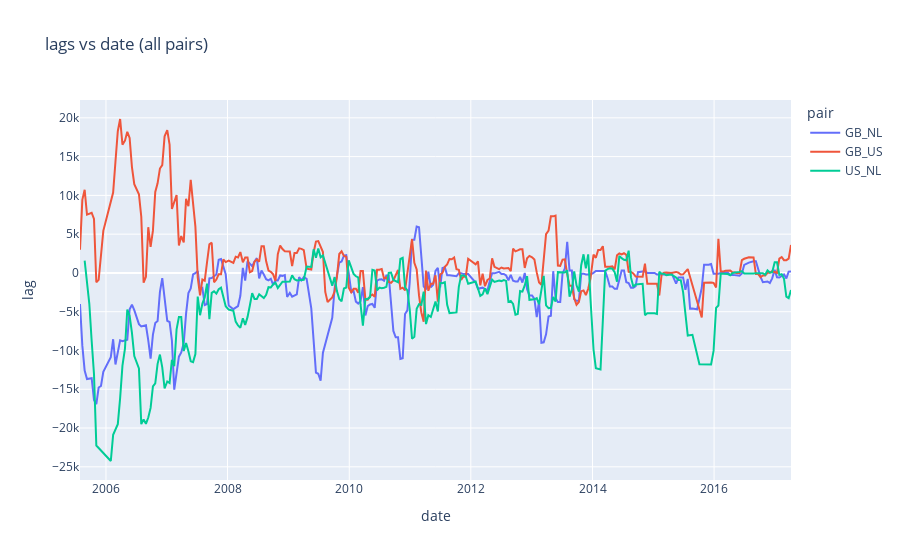

The code cell stored with this chart in its notebook:
### Code cell
plot_all_pairs(best_lags)

### Figure 1 — Plotly figure (JSON) as saved in the notebook; plotly's stock layout.template omitted (floating-point values rounded to 4 significant figures; data arrays with more than 128 entries replaced by an {"elided": "..."} marker saying what was removed)
{"data": [{"hovertemplate": "pair=GB_NL<br>date=%{x}<br>lag=%{y}<extra></extra>", "legendgroup": "GB_NL", "line": {"color": "#636efa", "dash": "solid"}, "mode": "lines", "name": "GB_NL", "orientation": "v", "showlegend": true, "type": "scatter", "x": {"elided": "282 str values"}, "xaxis": "x", "y": {"elided": "282 float values"}, "yaxis": "y"}, {"hovertemplate": "pair=GB_US<br>date=%{x}<br>lag=%{y}<extra></extra>", "legendgroup": "GB_US", "line": {"color": "#EF553B", "dash": "solid"}, "mode": "lines", "name": "GB_US", "orientation": "v", "showlegend": true, "type": "scatter", "x": {"elided": "275 str values"}, "xaxis": "x", "y": {"elided": "275 float values"}, "yaxis": "y"}, {"hovertemplate": "pair=US_NL<br>date=%{x}<br>lag=%{y}<extra></extra>", "legendgroup": "US_NL", "line": {"color": "#00cc96", "dash": "solid"}, "mode": "lines", "name": "US_NL", "orientation": "v", "showlegend": true, "type": "scatter", "x": {"elided": "268 str values"}, "xaxis": "x", "y": {"elided": "268 float values"}, "yaxis": "y"}], "layout": {"legend": {"title": {"text": "pair"}, "tracegroupgap": 0}, "title": {"text": "lags vs date (all pairs)"}, "xaxis": {"anchor": "y", "domain": [0, 1], "title": {"text": "date"}}, "yaxis": {"anchor": "x", "domain": [0, 1], "title": {"text": "lag"}}}}
